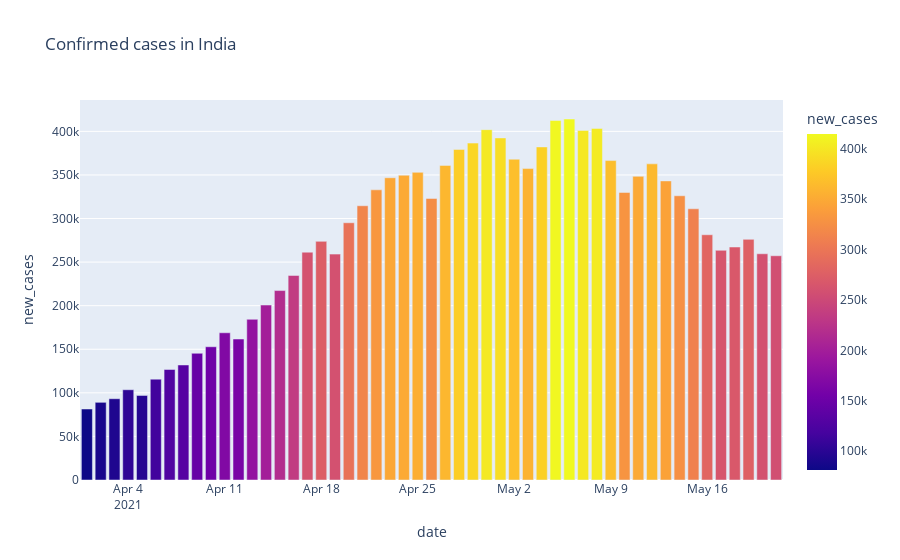
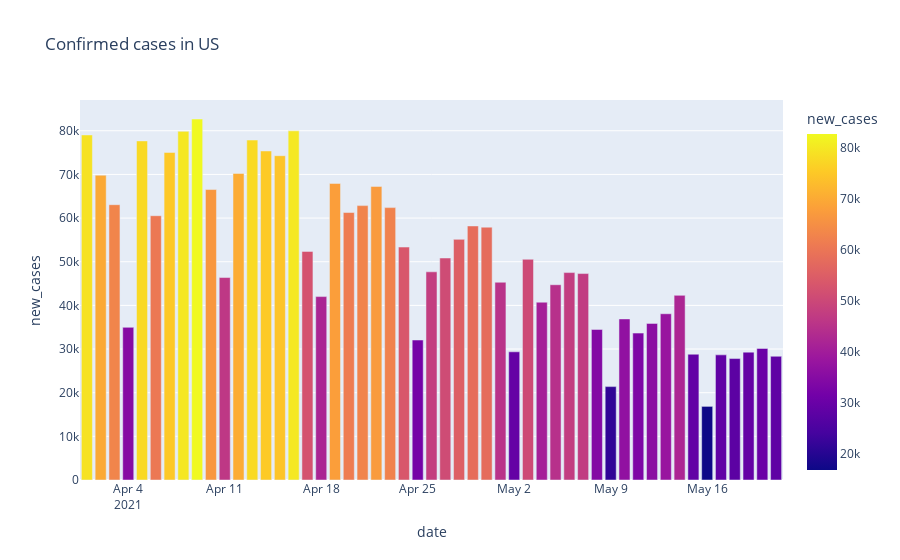
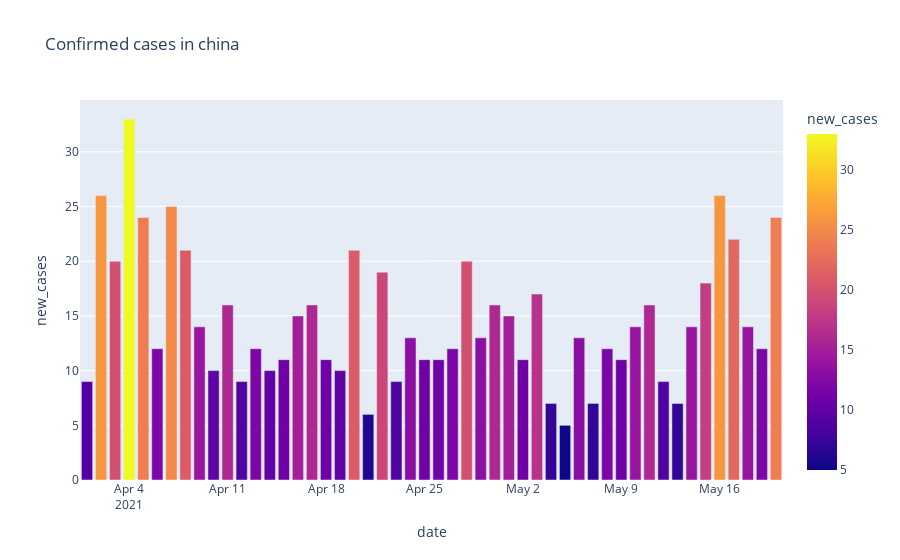
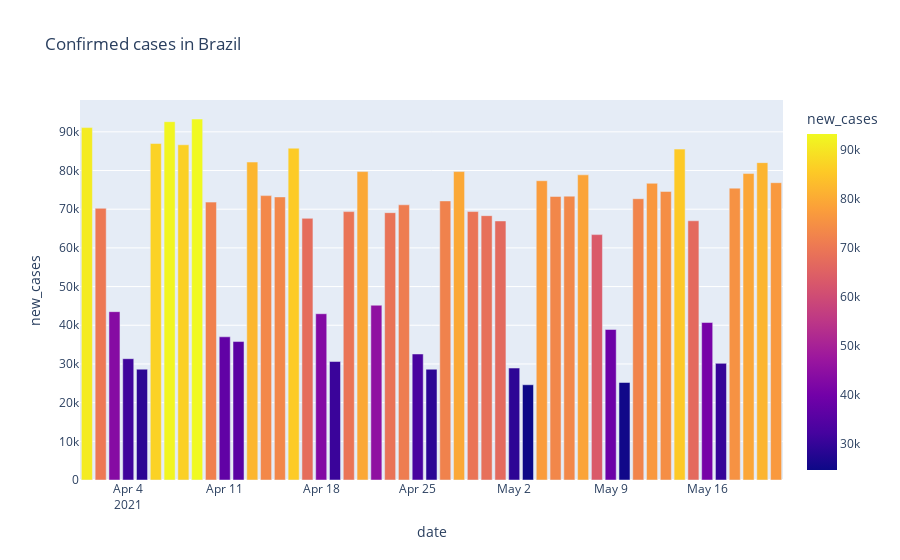

Here is the notebook cell these charts were saved with, in order:
### Markdown cell above
# New cases comparison

### Code cell
fig=px.bar(df_India,x="date",y="new_cases",color='new_cases',title='Confirmed cases in India')
fig.show()

fig=px.bar(df_US,x="date",y="new_cases",color='new_cases',title='Confirmed cases in US')
fig.show()

fig=px.bar(df_china,x="date",y="new_cases",color='new_cases',title='Confirmed cases in china')
fig.show()

fig=px.bar(df_brazil,x="date",y="new_cases",color='new_cases',title='Confirmed cases in Brazil')
fig.show()

### Figure 1 — Plotly figure (JSON) as saved in the notebook; plotly's stock layout.template omitted (floating-point values rounded to 4 significant figures)
{"data": [{"alignmentgroup": "True", "hovertemplate": "date=%{x}<br>new_cases=%{marker.color}<extra></extra>", "legendgroup": "", "marker": {"color": [81466, 89129, 93249, 103558, 96982, 115736, 126789, 131968, 145384, 152879, 168912, 161736, 184372, 200739, 217353, 234692, 261394, 273802, 259167, 295158, 314644, 332921, 346786, 349691, 352991, 323023, 360927, 379308, 386555, 401993, 392488, 368060, 357316, 382146, 412431, 414188, 401078, 403405, 366494, 329942, 348421, 362727, 343144, 326098, 311170, 281386, 263533, 267334, 276110, 259551, 257299], "coloraxis": "coloraxis"}, "name": "", "offsetgroup": "", "orientation": "v", "showlegend": false, "textposition": "auto", "type": "bar", "x": ["2021-04-01", "2021-04-02", "2021-04-03", "2021-04-04", "2021-04-05", "2021-04-06", "2021-04-07", "2021-04-08", "2021-04-09", "2021-04-10", "2021-04-11", "2021-04-12", "2021-04-13", "2021-04-14", "2021-04-15", "2021-04-16", "2021-04-17", "2021-04-18", "2021-04-19", "2021-04-20", "2021-04-21", "2021-04-22", "2021-04-23", "2021-04-24", "2021-04-25", "2021-04-26", "2021-04-27", "2021-04-28", "2021-04-29", "2021-04-30", "2021-05-01", "2021-05-02", "2021-05-03", "2021-05-04", "2021-05-05", "2021-05-06", "2021-05-07", "2021-05-08", "2021-05-09", "2021-05-10", "2021-05-11", "2021-05-12", "2021-05-13", "2021-05-14", "2021-05-15", "2021-05-16", "2021-05-17", "2021-05-18", "2021-05-19", "2021-05-20", "2021-05-21"], "xaxis": "x", "y": [81466, 89129, 93249, 103558, 96982, 115736, 126789, 131968, 145384, 152879, 168912, 161736, 184372, 200739, 217353, 234692, 261394, 273802, 259167, 295158, 314644, 332921, 346786, 349691, 352991, 323023, 360927, 379308, 386555, 401993, 392488, 368060, 357316, 382146, 412431, 414188, 401078, 403405, 366494, 329942, 348421, 362727, 343144, 326098, 311170, 281386, 263533, 267334, 276110, 259551, 257299], "yaxis": "y"}], "layout": {"barmode": "relative", "coloraxis": {"colorbar": {"title": {"text": "new_cases"}}, "colorscale": [[0, "#0d0887"], [0.1111, "#46039f"], [0.2222, "#7201a8"], [0.3333, "#9c179e"], [0.4444, "#bd3786"], [0.5556, "#d8576b"], [0.6667, "#ed7953"], [0.7778, "#fb9f3a"], [0.8889, "#fdca26"], [1, "#f0f921"]]}, "legend": {"tracegroupgap": 0}, "title": {"text": "Confirmed cases in India"}, "xaxis": {"anchor": "y", "domain": [0, 1], "title": {"text": "date"}}, "yaxis": {"anchor": "x", "domain": [0, 1], "title": {"text": "new_cases"}}}}

### Figure 2 — Plotly figure (JSON) as saved in the notebook; plotly's stock layout.template omitted (floating-point values rounded to 4 significant figures)
{"data": [{"alignmentgroup": "True", "hovertemplate": "date=%{x}<br>new_cases=%{marker.color}<extra></extra>", "legendgroup": "", "marker": {"color": [79045, 69831, 63067, 34972, 77679, 60544, 75038, 79878, 82698, 66535, 46380, 70230, 77878, 75375, 74289, 79991, 52373, 42018, 67933, 61273, 62857, 67257, 62399, 53363, 32065, 47691, 50856, 55125, 58199, 57922, 45303, 29367, 50560, 40733, 44735, 47514, 47289, 34493, 21392, 36898, 33651, 35878, 38087, 42298, 28813, 16864, 28666, 27819, 29293, 30141, 28341], "coloraxis": "coloraxis"}, "name": "", "offsetgroup": "", "orientation": "v", "showlegend": false, "textposition": "auto", "type": "bar", "x": ["2021-04-01", "2021-04-02", "2021-04-03", "2021-04-04", "2021-04-05", "2021-04-06", "2021-04-07", "2021-04-08", "2021-04-09", "2021-04-10", "2021-04-11", "2021-04-12", "2021-04-13", "2021-04-14", "2021-04-15", "2021-04-16", "2021-04-17", "2021-04-18", "2021-04-19", "2021-04-20", "2021-04-21", "2021-04-22", "2021-04-23", "2021-04-24", "2021-04-25", "2021-04-26", "2021-04-27", "2021-04-28", "2021-04-29", "2021-04-30", "2021-05-01", "2021-05-02", "2021-05-03", "2021-05-04", "2021-05-05", "2021-05-06", "2021-05-07", "2021-05-08", "2021-05-09", "2021-05-10", "2021-05-11", "2021-05-12", "2021-05-13", "2021-05-14", "2021-05-15", "2021-05-16", "2021-05-17", "2021-05-18", "2021-05-19", "2021-05-20", "2021-05-21"], "xaxis": "x", "y": [79045, 69831, 63067, 34972, 77679, 60544, 75038, 79878, 82698, 66535, 46380, 70230, 77878, 75375, 74289, 79991, 52373, 42018, 67933, 61273, 62857, 67257, 62399, 53363, 32065, 47691, 50856, 55125, 58199, 57922, 45303, 29367, 50560, 40733, 44735, 47514, 47289, 34493, 21392, 36898, 33651, 35878, 38087, 42298, 28813, 16864, 28666, 27819, 29293, 30141, 28341], "yaxis": "y"}], "layout": {"barmode": "relative", "coloraxis": {"colorbar": {"title": {"text": "new_cases"}}, "colorscale": [[0, "#0d0887"], [0.1111, "#46039f"], [0.2222, "#7201a8"], [0.3333, "#9c179e"], [0.4444, "#bd3786"], [0.5556, "#d8576b"], [0.6667, "#ed7953"], [0.7778, "#fb9f3a"], [0.8889, "#fdca26"], [1, "#f0f921"]]}, "legend": {"tracegroupgap": 0}, "title": {"text": "Confirmed cases in US"}, "xaxis": {"anchor": "y", "domain": [0, 1], "title": {"text": "date"}}, "yaxis": {"anchor": "x", "domain": [0, 1], "title": {"text": "new_cases"}}}}

### Figure 3 — Plotly figure (JSON) as saved in the notebook; plotly's stock layout.template omitted (floating-point values rounded to 4 significant figures)
{"data": [{"alignmentgroup": "True", "hovertemplate": "date=%{x}<br>new_cases=%{marker.color}<extra></extra>", "legendgroup": "", "marker": {"color": [9, 26, 20, 33, 24, 12, 25, 21, 14, 10, 16, 9, 12, 10, 11, 15, 16, 11, 10, 21, 6, 19, 9, 13, 11, 11, 12, 20, 13, 16, 15, 11, 17, 7, 5, 13, 7, 12, 11, 14, 16, 9, 7, 14, 18, 26, 22, 14, 12, 24], "coloraxis": "coloraxis"}, "name": "", "offsetgroup": "", "orientation": "v", "showlegend": false, "textposition": "auto", "type": "bar", "x": ["2021-04-01", "2021-04-02", "2021-04-03", "2021-04-04", "2021-04-05", "2021-04-06", "2021-04-07", "2021-04-08", "2021-04-09", "2021-04-10", "2021-04-11", "2021-04-12", "2021-04-13", "2021-04-14", "2021-04-15", "2021-04-16", "2021-04-17", "2021-04-18", "2021-04-19", "2021-04-20", "2021-04-21", "2021-04-22", "2021-04-23", "2021-04-24", "2021-04-25", "2021-04-26", "2021-04-27", "2021-04-28", "2021-04-29", "2021-04-30", "2021-05-01", "2021-05-02", "2021-05-03", "2021-05-04", "2021-05-05", "2021-05-06", "2021-05-07", "2021-05-08", "2021-05-09", "2021-05-10", "2021-05-11", "2021-05-12", "2021-05-13", "2021-05-14", "2021-05-15", "2021-05-16", "2021-05-17", "2021-05-18", "2021-05-19", "2021-05-20"], "xaxis": "x", "y": [9, 26, 20, 33, 24, 12, 25, 21, 14, 10, 16, 9, 12, 10, 11, 15, 16, 11, 10, 21, 6, 19, 9, 13, 11, 11, 12, 20, 13, 16, 15, 11, 17, 7, 5, 13, 7, 12, 11, 14, 16, 9, 7, 14, 18, 26, 22, 14, 12, 24], "yaxis": "y"}], "layout": {"barmode": "relative", "coloraxis": {"colorbar": {"title": {"text": "new_cases"}}, "colorscale": [[0, "#0d0887"], [0.1111, "#46039f"], [0.2222, "#7201a8"], [0.3333, "#9c179e"], [0.4444, "#bd3786"], [0.5556, "#d8576b"], [0.6667, "#ed7953"], [0.7778, "#fb9f3a"], [0.8889, "#fdca26"], [1, "#f0f921"]]}, "legend": {"tracegroupgap": 0}, "title": {"text": "Confirmed cases in china"}, "xaxis": {"anchor": "y", "domain": [0, 1], "title": {"text": "date"}}, "yaxis": {"anchor": "x", "domain": [0, 1], "title": {"text": "new_cases"}}}}

### Figure 4 — Plotly figure (JSON) as saved in the notebook; plotly's stock layout.template omitted (floating-point values rounded to 4 significant figures)
{"data": [{"alignmentgroup": "True", "hovertemplate": "date=%{x}<br>new_cases=%{marker.color}<extra></extra>", "legendgroup": "", "marker": {"color": [91097, 70238, 43515, 31359, 28645, 86979, 92625, 86652, 93317, 71832, 37017, 35785, 82186, 73513, 73174, 85774, 67636, 42980, 30624, 69381, 79719, 45178, 69105, 71137, 32572, 28636, 72140, 79726, 69389, 68333, 66964, 28935, 24619, 77359, 73295, 73380, 78886, 63430, 38911, 25200, 72715, 76692, 74592, 85536, 67009, 40709, 30148, 75445, 79219, 82039, 76855], "coloraxis": "coloraxis"}, "name": "", "offsetgroup": "", "orientation": "v", "showlegend": false, "textposition": "auto", "type": "bar", "x": ["2021-04-01", "2021-04-02", "2021-04-03", "2021-04-04", "2021-04-05", "2021-04-06", "2021-04-07", "2021-04-08", "2021-04-09", "2021-04-10", "2021-04-11", "2021-04-12", "2021-04-13", "2021-04-14", "2021-04-15", "2021-04-16", "2021-04-17", "2021-04-18", "2021-04-19", "2021-04-20", "2021-04-21", "2021-04-22", "2021-04-23", "2021-04-24", "2021-04-25", "2021-04-26", "2021-04-27", "2021-04-28", "2021-04-29", "2021-04-30", "2021-05-01", "2021-05-02", "2021-05-03", "2021-05-04", "2021-05-05", "2021-05-06", "2021-05-07", "2021-05-08", "2021-05-09", "2021-05-10", "2021-05-11", "2021-05-12", "2021-05-13", "2021-05-14", "2021-05-15", "2021-05-16", "2021-05-17", "2021-05-18", "2021-05-19", "2021-05-20", "2021-05-21"], "xaxis": "x", "y": [91097, 70238, 43515, 31359, 28645, 86979, 92625, 86652, 93317, 71832, 37017, 35785, 82186, 73513, 73174, 85774, 67636, 42980, 30624, 69381, 79719, 45178, 69105, 71137, 32572, 28636, 72140, 79726, 69389, 68333, 66964, 28935, 24619, 77359, 73295, 73380, 78886, 63430, 38911, 25200, 72715, 76692, 74592, 85536, 67009, 40709, 30148, 75445, 79219, 82039, 76855], "yaxis": "y"}], "layout": {"barmode": "relative", "coloraxis": {"colorbar": {"title": {"text": "new_cases"}}, "colorscale": [[0, "#0d0887"], [0.1111, "#46039f"], [0.2222, "#7201a8"], [0.3333, "#9c179e"], [0.4444, "#bd3786"], [0.5556, "#d8576b"], [0.6667, "#ed7953"], [0.7778, "#fb9f3a"], [0.8889, "#fdca26"], [1, "#f0f921"]]}, "legend": {"tracegroupgap": 0}, "title": {"text": "Confirmed cases in Brazil"}, "xaxis": {"anchor": "y", "domain": [0, 1], "title": {"text": "date"}}, "yaxis": {"anchor": "x", "domain": [0, 1], "title": {"text": "new_cases"}}}}
